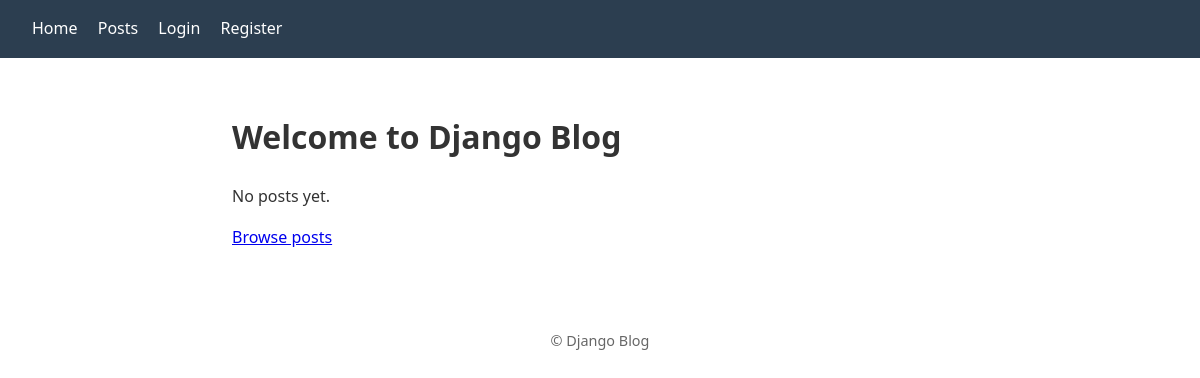
The app's page /, older data.
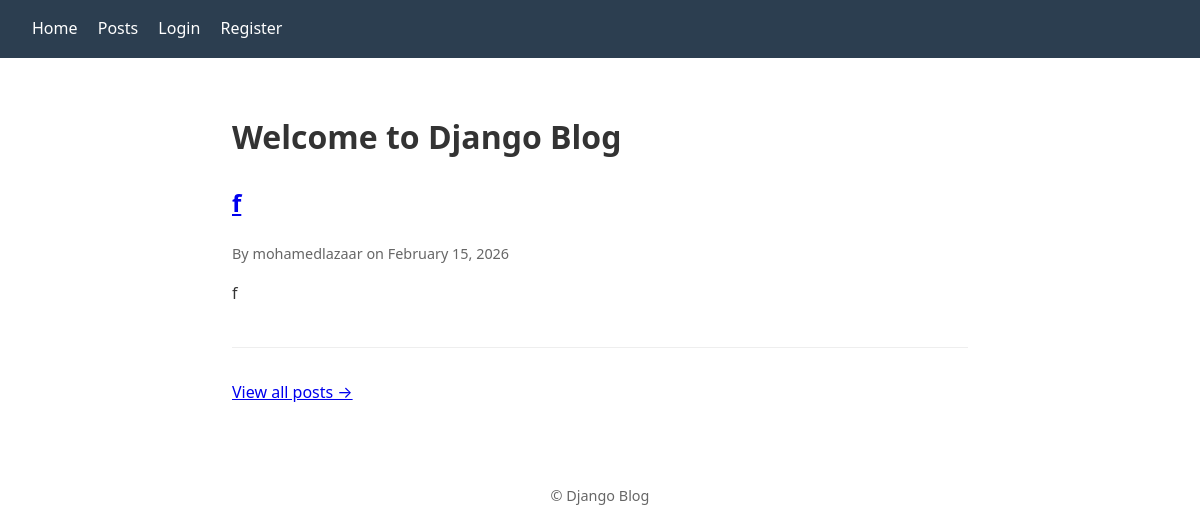
The same page, newer data.
### blog/models.py (models this page shows, shortened)
class Post(models.Model):
    title = models.CharField(max_length=200)
    content = models.TextField()
    published_date = models.DateTimeField(auto_now_add=True)
    author = models.ForeignKey(
        User,
        on_delete=models.CASCADE,
        related_name='posts',
    )

### blog/views.py (the view)
# urls.py: path("", views.home, name="home"),
def home(request):
    posts = Post.objects.all().select_related("author").order_by("-published_date")[:10]
    return render(request, "blog/home.html", {"posts": posts})

### blog/templates/blog/home.html (shortened to what this page needs)
{% extends "blog/base.html" %}
{% block content %}
<h1>Welcome to Django Blog</h1>
{% if posts %}
  <ul class="post-list">
    {% for post in posts %}
    <li>
      <h2><a href="{% url 'blog:post_detail' post.pk %}">{{ post.title }}</a></h2>
      <p class="meta">By {{ post.author.username }} on {{ post.published_date|date:"F j, Y" }}</p>
      <p>{{ post.content|truncatewords:30 }}</p>
    </li>
    {% endfor %}
  </ul>
  <p><a href="{% url 'blog:post_list' %}">View all posts &rarr;</a></p>
{% else %}
  <p>No posts yet.</p>
  {% if user.is_authenticated %}
    <p><a href="{% url 'blog:post_create' %}">Create the first post</a></p>
  {% else %}
    <p><a href="{% url 'blog:post_list' %}">Browse posts</a></p>
  {% endif %}
{% endif %}
{% endblock %}

### blog/templates/blog/base.html (shortened to what this page needs)
{% load static %}
<!DOCTYPE html>
<html lang="en">
<head>
    <link rel="stylesheet" href="{% static 'blog/css/styles.css' %}">
</head>
<body>
    <header>
        <nav>
            <a href="{% url 'blog:home' %}">Home</a>
            <a href="{% url 'blog:post_list' %}">Posts</a>
            {% if user.is_authenticated %}
              <a href="{% url 'blog:post_create' %}">New Post</a>
              <a href="{% url 'blog:profile' %}">Profile</a>
              <a href="{% url 'blog:logout' %}">Logout</a>
            {% else %}
              <a href="{% url 'blog:login' %}">Login</a>
              <a href="{% url 'blog:register' %}">Register</a>
            {% endif %}
        </nav>
    </header>
    <main>
        {% block content %}{% endblock %}
    </main>
    <footer>
        <p>&copy; Django Blog</p>
    </footer>
</body>
</html>

### blog/static/blog/css/styles.css (style rules this page uses)
* { box-sizing: border-box; }
body { font-family: system-ui, -apple-system, sans-serif; line-height: 1.6; margin: 0; padding: 0; color: #333; }
header { background: #2c3e50; color: #fff; padding: 1rem 2rem; }
header nav a { color: #fff; text-decoration: none; }
main { max-width: 800px; margin: 0 auto; padding: 2rem; }
footer { text-align: center; padding: 1rem; color: #666; font-size: 0.9rem; }
header nav a + a { margin-left: 1rem; }
.post-list { list-style: none; padding: 0; }
.post-list li { margin-bottom: 2rem; padding-bottom: 1.5rem; border-bottom: 1px solid #eee; }
.post-list .meta { color: #666; font-size: 0.9rem; margin: 0.25rem 0; }

Row changes from the older to the newer data that the page shows:
added Post: title "f", author.username "mohamedlazaar", published_date "February 15, 2026", content "f"
Text that changed along with them:
text no longer shown: "No posts yet. Browse posts"
text now shown: "View all posts →"
